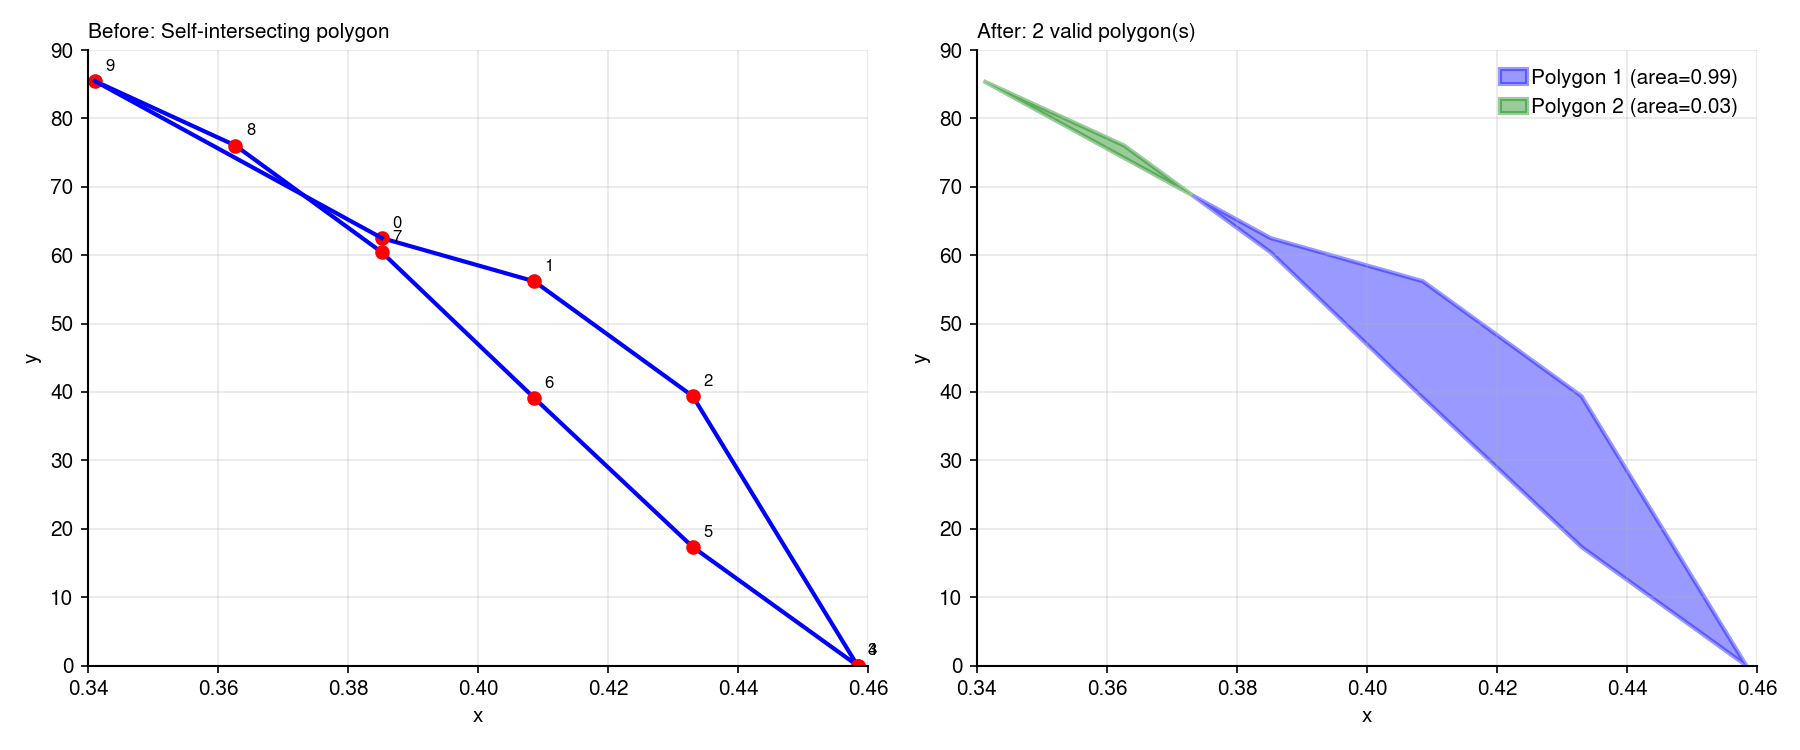

Source code (Python):
import numpy as np
from shapely.geometry import Polygon, MultiPolygon
import matplotlib.pyplot as plt
from shapely.geometry import LineString, MultiPolygon
from shapely.ops import polygonize, unary_union

x = np.array([ 0.38517325,  0.40859912,  0.43296919,  0.4583215 ,  0.4583215 ,
               0.43296919,  0.40859912,  0.38517325,  0.36265506,  0.34100929])
y = np.array([ 62.5       ,  56.17977528,  39.39698492,   0.        ,
               0.        ,  17.34605377,  39.13341671,  60.4180932 ,
               76.02574417,  85.47008547])

# Create the original (potentially self-intersecting) polygon
original_polygon = Polygon(zip(x, y))

# Fix self-intersections using LineString + polygonize approach
ls = LineString(np.c_[x, y])
lr = LineString(ls.coords[:] + ls.coords[:1])
mls = unary_union(lr)
fixed_polygons = list(polygonize(mls))
mp = MultiPolygon(fixed_polygons)

for polygon in fixed_polygons:
    print(polygon)

# Plot before and after
fig, axes = plt.subplots(1, 2, figsize=(12, 5))

# Before: original self-intersecting polygon
ax1 = axes[0]
ax1.set_title('Before: Self-intersecting polygon')
ax1.plot(x, y, 'b-', linewidth=2, label='Boundary')
ax1.plot(x, y, 'ro', markersize=6)
# Close the polygon for visualization
ax1.plot([x[-1], x[0]], [y[-1], y[0]], 'b-', linewidth=2)
# Mark the vertices with numbers
for i, (xi, yi) in enumerate(zip(x, y)):
    ax1.annotate(str(i), (xi, yi), textcoords="offset points",
                 xytext=(5, 5), fontsize=8)
ax1.set_xlabel('x')
ax1.set_ylabel('y')
ax1.grid(True, alpha=0.3)

# After: fixed polygons
ax2 = axes[1]
ax2.set_title(f'After: {len(fixed_polygons)} valid polygon(s)')
colors = ['blue', 'green', 'red', 'orange', 'purple']
for i, poly in enumerate(fixed_polygons):
    px, py = poly.exterior.xy
    ax2.fill(px, py, alpha=0.4, color=colors[i % len(colors)],
             edgecolor=colors[i % len(colors)], linewidth=2,
             label=f'Polygon {i+1} (area={poly.area:.2f})')
ax2.set_xlabel('x')
ax2.set_ylabel('y')
ax2.grid(True, alpha=0.3)
ax2.legend()

plt.tight_layout()
plt.savefig('self_intersections.png', dpi=150)
plt.show()

